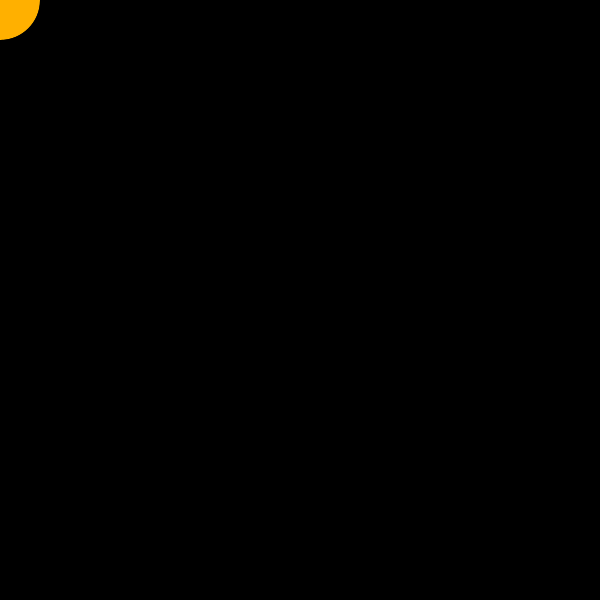
Frame 1 (no input)
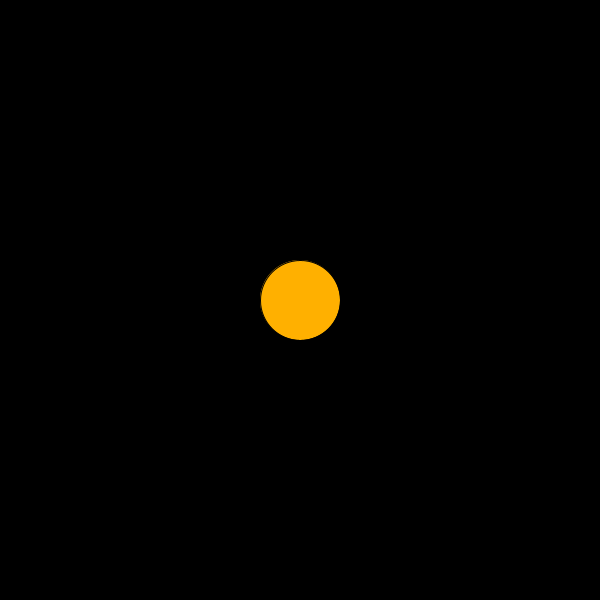
Frame 60 (the mouse pressed at the canvas centre just before this capture)
Frame 120 (the mouse held since frame 60 and released just before this capture): identical to frame 60, image omitted

The Processing sketch that drew these frames (run headless with seeded random() and noise(); from frame 60 on, the mouse is pressed at the canvas centre):

// Processing sketch: planets
// ── planets.pde
//Crear objeto
Planet sun;
Planet earth;

//Estructura principal
void setup(){
  size(600,600);
  sun = new Planet(0,0.0167,80,255,176,0);
}

void draw(){
  background(0);
  sun.showPlanet();
  sun.movePlanet();
}
// ── classPlanet.pde
class Planet{
  //1. Datos
  float x,y,diam;
  float R,G,B;
  float radius,a,e,theta;
  
  //2. Constructor
  Planet(float tempA,float tempE,float tempD,float tempR,float tempG,float tempB){
    //x = tempX;
    //y = tempY;
    diam = tempD;
    R = tempR;
    G = tempG;
    B = tempB;
    a = tempA;
    e = tempE;
    theta = 0;
  }
  //3. Funcionalidad
  void showPlanet(){
    smooth();
    fill(R,G,B);
    ellipse(x,y,diam,diam);
  }
  
  void movePlanet(){
    radius = (a*(1-pow(e,2)))/(1+(e*cos(radians(theta))));
    x = (width/2)+10*radius*cos(radians(theta));
    y = (height/2)+10*radius*sin(radians(theta));
    theta = theta + 5;
    println(x,y);
  }
  
}
